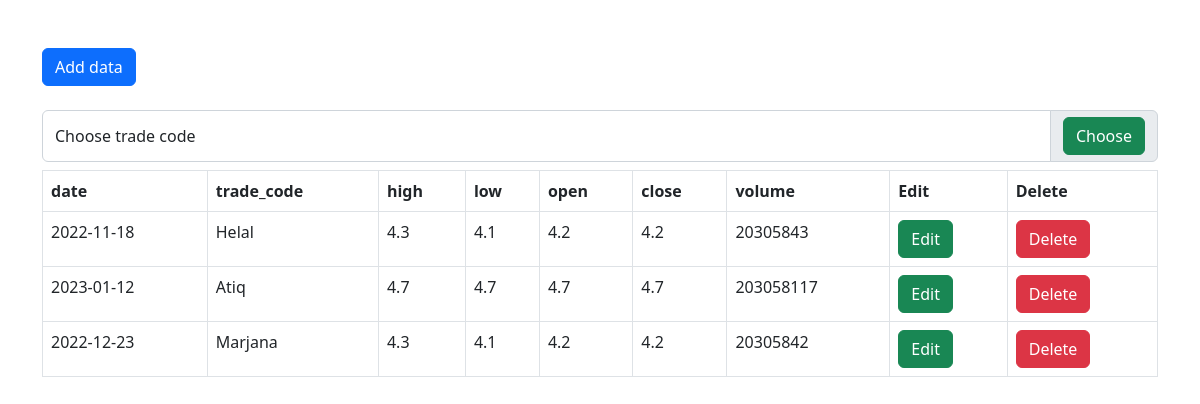
The page / on the database its author committed.
### chart/models.py (models this page shows)
class Chart(models.Model):
    date = models.CharField(max_length=200)
    trade_code = models.CharField(max_length=200)
    high =models.CharField(max_length=200)
    low = models.CharField(max_length=200)
    open = models.CharField(max_length=200)
    close = models.CharField(max_length=200)
    volume = models.CharField(max_length=200)

### chart/views.py (the view)
# urls.py: path('', views.home,name='home'),
def home(request):
    if 'q' in request.GET:
        q=request.GET['q']
        data=Chart.objects.filter(trade_code=q)
        allData = Chart.objects.all()
    else:
        data = Chart.objects.all()
        allData = Chart.objects.all()
    return render(request,'index.html',{'data':data,'allData':allData})

### templates/index.html (shortened to what this page needs)
{% extends 'layouts.html' %}
{% block content %}
   <div class="container pt-5">
    <a href="{% url 'add' %}" class="btn btn-primary">Add data</a><br/><br/>
    <form>
        <div class="input-group">
            <select class="form-control" name="q">
              <option value="">Choose trade code</option>
            </select>
              <span class="input-group-text" id="basic-addon1">
              <button class="btn btn-success" style=" " >Choose</button>
              </span>
          </div>
    </form>
        <div class="table-responsive pt-2">
            <table class="table table-bordered">
                <thead>
                    <tr>
                        <th scope="col">date</th>
                        <th scope="col">trade_code</th>
                        <th scope="col">high</th>
                        <th scope="col">low</th>
                        <th scope="col">open</th>
                        <th scope="col">close</th>
                        <th scope="col">volume</th>
                        <th scope="col">Edit</th>
                        <th scope="col">Delete</th>
                    </tr>
                </thead>
                <tbody>
                   {% for datas in data %}
                   <tr class="">
                        <td scope="row"> {{datas.date}} </td>
                        <td> {{datas.trade_code}} </td>
                        <td> {{datas.high}} </td>
                        <td> {{datas.low}} </td>
                        <td> {{datas.open}} </td>
                        <td> {{datas.close}} </td>
                        <td> {{datas.volume}} </td>
                        <td> <a href="/edit/{{datas.id}}" class="btn btn-success">Edit</a> </td>
                        <td> <a href="/delete/{{datas.id}}" class="btn btn-danger">Delete</a> </td>
                    </tr>
                   {% endfor %}
                </tbody>
            </table>
        </div>
   </div>
{% endblock %}

### templates/layouts.html (shortened to what this page needs)
<!doctype html>
<html lang="en">
<head>
  <link href="https://cdn.jsdelivr.net/npm/bootstrap@5.2.1/dist/css/bootstrap.min.css" rel="stylesheet"
>
</head>
<body>
{% block content %}
{% endblock %}
</body>
</html>

### rows shown on the page
Chart: date "2022-11-18", trade_code "Helal", high "4.3", low "4.1", open "4.2", close "4.2", volume "20305843"
Chart: date "2023-01-12", trade_code "Atiq", high "4.7", low "4.7", open "4.7", close "4.7", volume "203058117"
Chart: date "2022-12-23", trade_code "Marjana", high "4.3", low "4.1", open "4.2", close "4.2", volume "20305842"
